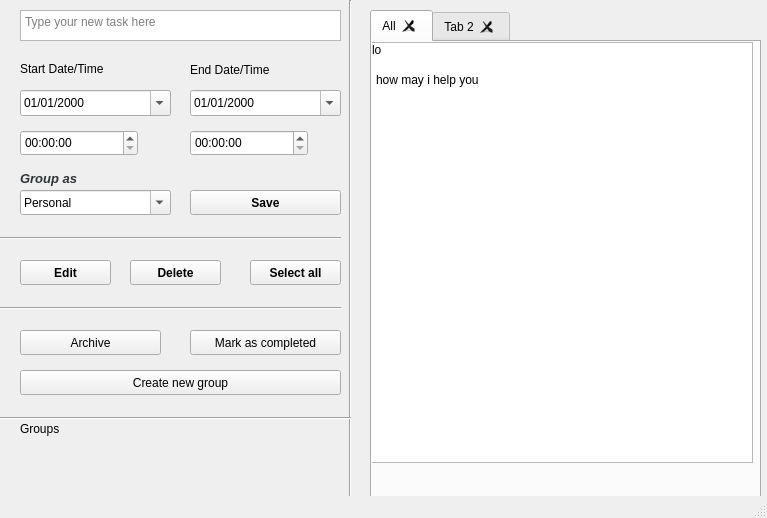
<?xml version="1.0" encoding="UTF-8"?>
<ui version="4.0">
 <class>MainWindow</class>
 <widget class="QMainWindow" name="MainWindow">
  <property name="geometry">
   <rect>
    <x>0</x>
    <y>0</y>
    <width>767</width>
    <height>518</height>
   </rect>
  </property>
  <property name="font">
   <font>
    <weight>50</weight>
    <bold>false</bold>
   </font>
  </property>
  <property name="mouseTracking">
   <bool>false</bool>
  </property>
  <property name="windowTitle">
   <string>TODO...your loyal task manager</string>
  </property>
  <widget class="QWidget" name="centralwidget">
   <widget class="QTextEdit" name="new_task_TextEdit">
    <property name="geometry">
     <rect>
      <x>20</x>
      <y>10</y>
      <width>321</width>
      <height>31</height>
     </rect>
    </property>
    <property name="placeholderText">
     <string>Type your new task here</string>
    </property>
   </widget>
   <widget class="QComboBox" name="groups_comboBox">
    <property name="geometry">
     <rect>
      <x>20</x>
      <y>190</y>
      <width>151</width>
      <height>25</height>
     </rect>
    </property>
    <property name="acceptDrops">
     <bool>true</bool>
    </property>
    <property name="editable">
     <bool>true</bool>
    </property>
    <property name="iconSize">
     <size>
      <width>12</width>
      <height>12</height>
     </size>
    </property>
    <item>
     <property name="text">
      <string>Personal</string>
     </property>
    </item>
    <item>
     <property name="text">
      <string>Work</string>
     </property>
    </item>
    <item>
     <property name="text">
      <string>Friends</string>
     </property>
    </item>
    <item>
     <property name="text">
      <string>Family</string>
     </property>
    </item>
    <item>
     <property name="text">
      <string>New Group</string>
     </property>
     <property name="icon">
      <iconset>
       <normaloff>Addition.ico</normaloff>Addition.ico</iconset>
     </property>
    </item>
   </widget>
   <widget class="QLabel" name="end_date_label">
    <property name="geometry">
     <rect>
      <x>190</x>
      <y>60</y>
      <width>111</width>
      <height>20</height>
     </rect>
    </property>
    <property name="text">
     <string>End Date/Time</string>
    </property>
   </widget>
   <widget class="QProgressBar" name="progressBar">
    <property name="geometry">
     <rect>
      <x>0</x>
      <y>520</y>
      <width>341</width>
      <height>21</height>
     </rect>
    </property>
    <property name="value">
     <number>24</number>
    </property>
   </widget>
   <widget class="Line" name="line">
    <property name="geometry">
     <rect>
      <x>0</x>
      <y>230</y>
      <width>341</width>
      <height>16</height>
     </rect>
    </property>
    <property name="orientation">
     <enum>Qt::Horizontal</enum>
    </property>
   </widget>
   <widget class="Line" name="line_2">
    <property name="geometry">
     <rect>
      <x>340</x>
      <y>0</y>
      <width>21</width>
      <height>541</height>
     </rect>
    </property>
    <property name="orientation">
     <enum>Qt::Vertical</enum>
    </property>
   </widget>
   <widget class="QTabWidget" name="tasks_tabWidget">
    <property name="enabled">
     <bool>true</bool>
    </property>
    <property name="geometry">
     <rect>
      <x>370</x>
      <y>10</y>
      <width>391</width>
      <height>531</height>
     </rect>
    </property>
    <property name="autoFillBackground">
     <bool>true</bool>
    </property>
    <property name="tabPosition">
     <enum>QTabWidget::North</enum>
    </property>
    <property name="tabShape">
     <enum>QTabWidget::Rounded</enum>
    </property>
    <property name="currentIndex">
     <number>0</number>
    </property>
    <property name="documentMode">
     <bool>false</bool>
    </property>
    <property name="tabsClosable">
     <bool>true</bool>
    </property>
    <property name="movable">
     <bool>true</bool>
    </property>
    <property name="tabBarAutoHide">
     <bool>false</bool>
    </property>
    <widget class="QWidget" name="All_tab">
     <attribute name="title">
      <string>All</string>
     </attribute>
     <widget class="QListWidget" name="allTasks_listWidget">
      <property name="geometry">
       <rect>
        <x>-20</x>
        <y>0</y>
        <width>401</width>
        <height>421</height>
       </rect>
      </property>
      <property name="gridSize">
       <size>
        <width>0</width>
        <height>30</height>
       </size>
      </property>
      <property name="viewMode">
       <enum>QListView::ListMode</enum>
      </property>
      <property name="modelColumn">
       <number>0</number>
      </property>
      <property name="uniformItemSizes">
       <bool>false</bool>
      </property>
      <property name="wordWrap">
       <bool>false</bool>
      </property>
      <property name="currentRow">
       <number>-1</number>
      </property>
      <item>
       <property name="text">
        <string>hello </string>
       </property>
       <property name="checkState">
        <enum>Unchecked</enum>
       </property>
      </item>
      <item>
       <property name="text">
        <string>how may i help you</string>
       </property>
       <property name="checkState">
        <enum>Checked</enum>
       </property>
      </item>
     </widget>
    </widget>
    <widget class="QWidget" name="tab_2">
     <attribute name="title">
      <string>Tab 2</string>
     </attribute>
    </widget>
   </widget>
   <widget class="QPushButton" name="edit_PushButton">
    <property name="geometry">
     <rect>
      <x>20</x>
      <y>260</y>
      <width>91</width>
      <height>25</height>
     </rect>
    </property>
    <property name="font">
     <font>
      <weight>75</weight>
      <bold>true</bold>
     </font>
    </property>
    <property name="text">
     <string>Edit</string>
    </property>
   </widget>
   <widget class="QPushButton" name="delete_PushButton">
    <property name="geometry">
     <rect>
      <x>130</x>
      <y>260</y>
      <width>91</width>
      <height>25</height>
     </rect>
    </property>
    <property name="font">
     <font>
      <weight>75</weight>
      <bold>true</bold>
     </font>
    </property>
    <property name="text">
     <string>Delete</string>
    </property>
   </widget>
   <widget class="QPushButton" name="selectAll_PushButton">
    <property name="geometry">
     <rect>
      <x>250</x>
      <y>260</y>
      <width>91</width>
      <height>25</height>
     </rect>
    </property>
    <property name="font">
     <font>
      <weight>75</weight>
      <bold>true</bold>
     </font>
    </property>
    <property name="text">
     <string>Select all</string>
    </property>
   </widget>
   <widget class="QPushButton" name="save_PushButton">
    <property name="geometry">
     <rect>
      <x>190</x>
      <y>190</y>
      <width>151</width>
      <height>25</height>
     </rect>
    </property>
    <property name="font">
     <font>
      <weight>75</weight>
      <bold>true</bold>
     </font>
    </property>
    <property name="autoFillBackground">
     <bool>false</bool>
    </property>
    <property name="text">
     <string>Save</string>
    </property>
   </widget>
   <widget class="Line" name="line_3">
    <property name="geometry">
     <rect>
      <x>0</x>
      <y>300</y>
      <width>341</width>
      <height>16</height>
     </rect>
    </property>
    <property name="orientation">
     <enum>Qt::Horizontal</enum>
    </property>
   </widget>
   <widget class="QPushButton" name="archive_PushButton">
    <property name="geometry">
     <rect>
      <x>20</x>
      <y>330</y>
      <width>141</width>
      <height>25</height>
     </rect>
    </property>
    <property name="text">
     <string>Archive</string>
    </property>
   </widget>
   <widget class="QPushButton" name="mark_as_completed_PushButton">
    <property name="geometry">
     <rect>
      <x>190</x>
      <y>330</y>
      <width>151</width>
      <height>25</height>
     </rect>
    </property>
    <property name="text">
     <string>Mark as completed</string>
    </property>
   </widget>
   <widget class="QPushButton" name="create_new_group_PushButton">
    <property name="geometry">
     <rect>
      <x>20</x>
      <y>370</y>
      <width>321</width>
      <height>25</height>
     </rect>
    </property>
    <property name="text">
     <string>Create new group</string>
    </property>
   </widget>
   <widget class="Line" name="line_4">
    <property name="geometry">
     <rect>
      <x>0</x>
      <y>410</y>
      <width>351</width>
      <height>16</height>
     </rect>
    </property>
    <property name="orientation">
     <enum>Qt::Horizontal</enum>
    </property>
   </widget>
   <widget class="QLabel" name="groups_Label">
    <property name="geometry">
     <rect>
      <x>20</x>
      <y>420</y>
      <width>67</width>
      <height>17</height>
     </rect>
    </property>
    <property name="text">
     <string>Groups</string>
    </property>
   </widget>
   <widget class="QLabel" name="start_date_label">
    <property name="geometry">
     <rect>
      <x>20</x>
      <y>60</y>
      <width>121</width>
      <height>17</height>
     </rect>
    </property>
    <property name="text">
     <string>Start Date/Time</string>
    </property>
   </widget>
   <widget class="QLabel" name="label">
    <property name="geometry">
     <rect>
      <x>20</x>
      <y>170</y>
      <width>67</width>
      <height>17</height>
     </rect>
    </property>
    <property name="font">
     <font>
      <pointsize>10</pointsize>
      <weight>75</weight>
      <italic>true</italic>
      <bold>true</bold>
     </font>
    </property>
    <property name="styleSheet">
     <string notr="true">color: rgb(46, 52, 54);</string>
    </property>
    <property name="text">
     <string>Group as</string>
    </property>
   </widget>
   <widget class="QDateEdit" name="start_dateEdit">
    <property name="geometry">
     <rect>
      <x>20</x>
      <y>90</y>
      <width>151</width>
      <height>26</height>
     </rect>
    </property>
    <property name="showGroupSeparator" stdset="0">
     <bool>false</bool>
    </property>
    <property name="displayFormat">
     <string>dd/MM/yyyy</string>
    </property>
    <property name="calendarPopup">
     <bool>true</bool>
    </property>
   </widget>
   <widget class="QDateEdit" name="end_dateEdit">
    <property name="geometry">
     <rect>
      <x>190</x>
      <y>90</y>
      <width>151</width>
      <height>26</height>
     </rect>
    </property>
    <property name="displayFormat">
     <string>dd/MM/yyyy</string>
    </property>
    <property name="calendarPopup">
     <bool>true</bool>
    </property>
   </widget>
   <widget class="QTimeEdit" name="start_timeEdit">
    <property name="geometry">
     <rect>
      <x>20</x>
      <y>130</y>
      <width>118</width>
      <height>26</height>
     </rect>
    </property>
   </widget>
   <widget class="QTimeEdit" name="end_timeEdit">
    <property name="geometry">
     <rect>
      <x>190</x>
      <y>130</y>
      <width>118</width>
      <height>26</height>
     </rect>
    </property>
   </widget>
  </widget>
  <widget class="QMenuBar" name="menubar">
   <property name="geometry">
    <rect>
     <x>0</x>
     <y>0</y>
     <width>767</width>
     <height>22</height>
    </rect>
   </property>
  </widget>
  <widget class="QStatusBar" name="statusbar"/>
 </widget>
 <resources/>
 <connections/>
</ui>
